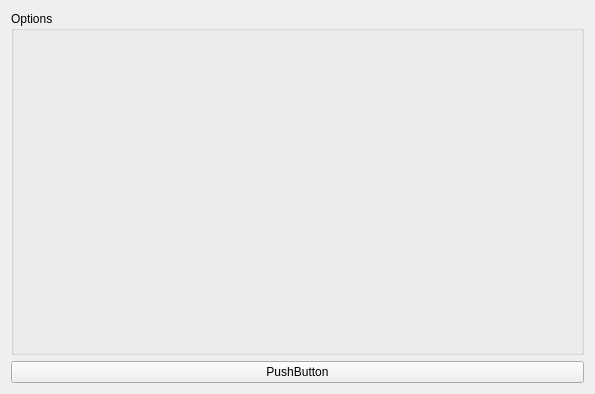
<?xml version="1.0" encoding="UTF-8"?>
<ui version="4.0">
 <class>sensorDataViewWidget</class>
 <widget class="QWidget" name="sensorDataViewWidget">
  <property name="geometry">
   <rect>
    <x>0</x>
    <y>0</y>
    <width>595</width>
    <height>394</height>
   </rect>
  </property>
  <property name="windowTitle">
   <string>Form</string>
  </property>
  <layout class="QVBoxLayout" name="verticalLayout">
   <item>
    <widget class="QSplitter" name="splitter">
     <property name="orientation">
      <enum>Qt::Horizontal</enum>
     </property>
     <widget class="QGroupBox" name="optionsGroup">
      <property name="title">
       <string>Options</string>
      </property>
      <layout class="QVBoxLayout" name="verticalLayout_3">
       <item>
        <layout class="QVBoxLayout" name="optionsLayout"/>
       </item>
       <item>
        <spacer name="verticalSpacer">
         <property name="orientation">
          <enum>Qt::Vertical</enum>
         </property>
         <property name="sizeHint" stdset="0">
          <size>
           <width>20</width>
           <height>40</height>
          </size>
         </property>
        </spacer>
       </item>
      </layout>
     </widget>
    </widget>
   </item>
   <item>
    <layout class="QHBoxLayout" name="controlLayout">
     <item>
      <widget class="QPushButton" name="pushButton">
       <property name="text">
        <string>PushButton</string>
       </property>
      </widget>
     </item>
    </layout>
   </item>
  </layout>
 </widget>
 <resources/>
 <connections/>
</ui>
